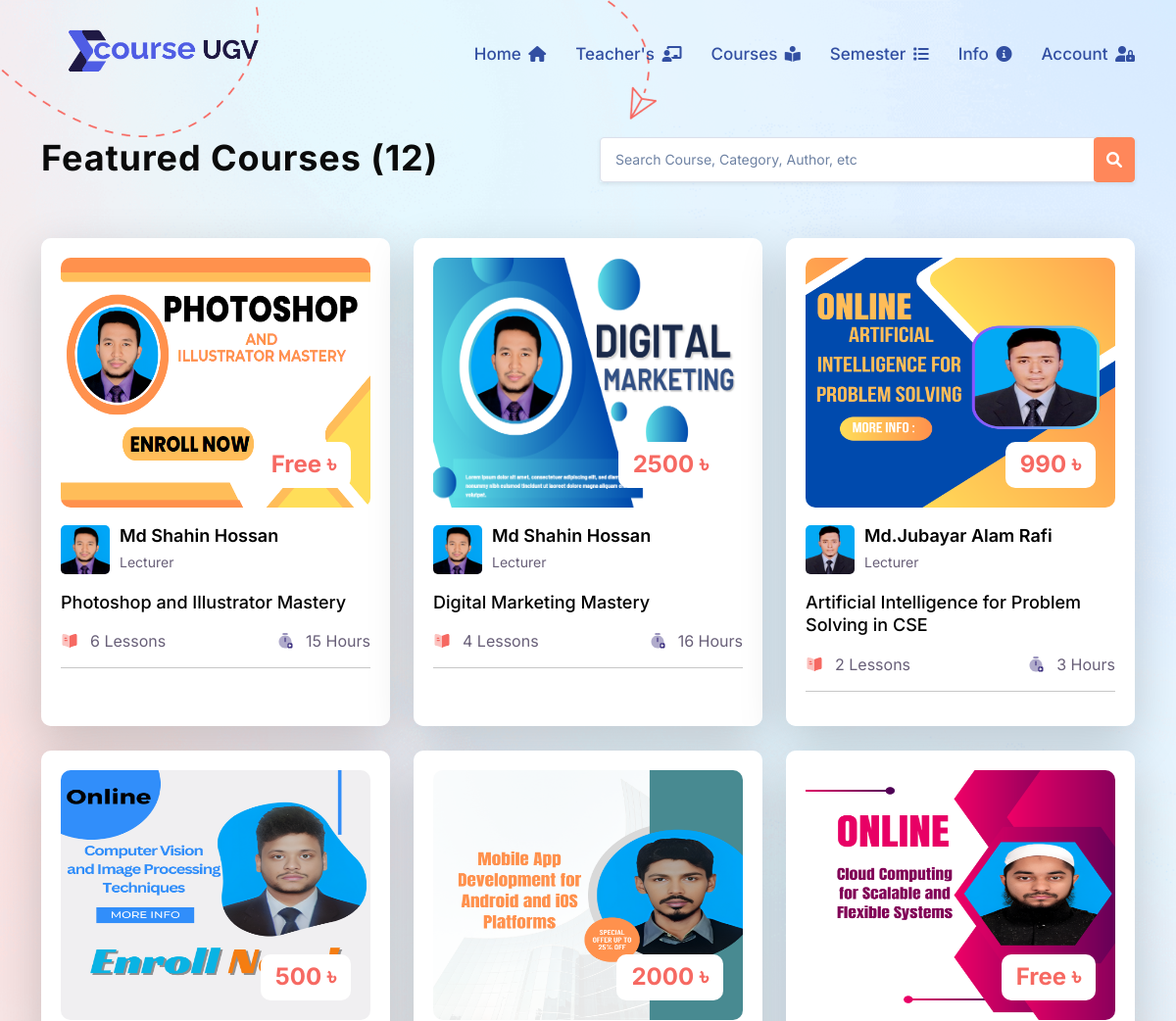
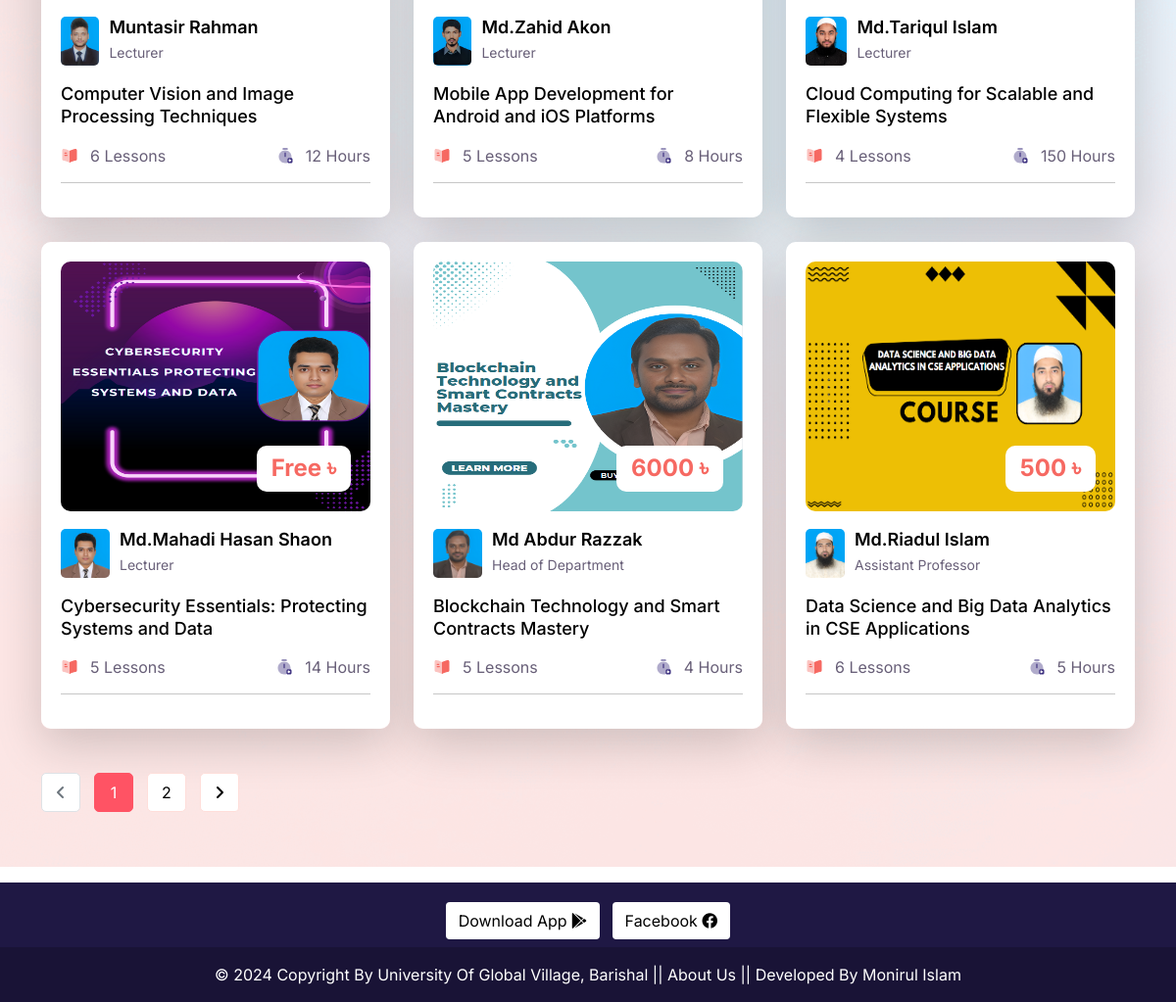
Page /courses/ on the committed database (2 pictures, top to bottom).
### lms/models.py (models this page shows, shortened)
class SiteInfo(models.Model):
    site_name = models.CharField(max_length=50)
    site_logo = models.ImageField(
        upload_to="site_logo/",
        validators=[FileExtensionValidator(allowed_extensions=['png','jpeg','jpg'])]
        )
    phone_regex = RegexValidator(
        regex=r'^\+?1?\d{9,15}$',
        message="Phone number must be entered in the format: '+088'. Up to 15 digits allowed."
    )
    phone = models.CharField(validators=[phone_regex], max_length=15)

class Course(models.Model):
    ADVANCED = 'Advanced'
    INTERMEDIATE = 'Intermediate'
    BASIC = 'Basic'
    SKILL_CHOICES = [
        (ADVANCED,'Advanced'),
        (INTERMEDIATE,'Intermediate'),
        ( BASIC ,'Basic'),
    ]
    BANGLA = 'Bangla'
    ENGLISH = 'English'
    LANGUAGE_CHOOSE = [
        (BANGLA ,'Bangla'),
        (ENGLISH ,'English'),
    ]
    author = models.ForeignKey(Author, related_name='course_author', on_delete=models.CASCADE)
    category = models.ForeignKey(Category, related_name='course_category', on_delete=models.CASCADE)
    title = models.CharField(max_length=300, unique=True)
    slug = models.SlugField( max_length=350, null=True, blank=True)
    duration = models.PositiveIntegerField(default=0)
    skill_level = models.CharField(max_length=50, choices=SKILL_CHOICES, default=BASIC)
    language = models.CharField(max_length=20, choices=LANGUAGE_CHOOSE, default=BANGLA)
    course_details = RichTextField()
    banner = models.ImageField(
        upload_to='courses_banner/',
        validators=[FileExtensionValidator(allowed_extensions=['jpg', 'jpeg', 'png'])]
        )
    price = models.PositiveIntegerField(default=0)
    created_date = models.DateTimeField(auto_now_add=True)

class Author(models.Model):
    name = models.CharField(max_length=100, unique=True)
    image = models.ImageField(
        upload_to='author_images/',
        validators=[FileExtensionValidator(allowed_extensions=['jpg', 'jpeg', 'png'])]
        )
    designation = models.CharField(max_length=150)
    phone_regex = RegexValidator(
        regex=r'^\+?1?\d{9,15}$',  # Example regex for international phone numbers
        message="Phone number must be entered in the format: '+880 1XXX NNNNNN'. Up to 15 digits allowed."
    )
    phone_number = models.CharField(validators=[phone_regex], max_length=16, blank=True, null=True)
    email =models.EmailField(max_length=50)
    slug = models.SlugField(null=True, blank=True)

### lms/views.py (the view)
# urls.py: path('courses/', courses, name='courses'),
def courses(request):
    course = Course.objects.all()
    total_course = course.count()
    queryset = Course.objects.order_by('-created_date')
    page = request.GET.get('page',1)
    paginator = Paginator(queryset,9)
    try:
        courses = paginator.page(page)
    except EmptyPage:
        courses = paginator.page(1)
    except PageNotAnInteger:
        courses = paginator.page(1)
        return redirect('home')
    context = {
        'courses': courses,
        'paginator': paginator,
        'total_course':total_course,
    }
    return render (request, 'courses.html', context)

### lms/context_processors.py (called while the page is built)
def get_all_categories(request):
    categories = Category.objects.all()
    category_counts = []
    for category in categories:
        course_count = Course.objects.filter(category=category).count()
        if course_count > 0:  # Only include non-empty categories
            category_counts.append({'category': category, 'course_count': course_count})
    context = {
        "categories":categories,
        "category_counts": category_counts,
    }
    return context

def siteinfo(request):
    siteinfo = SiteInfo.objects.all()
    context ={
        'siteinfo': siteinfo,
    }
    return context

### templates/courses.html (shortened to what this page needs)
{% extends 'base.html' %}
{% load static %}
{% block content %}
<section class="section new-course">
  <div class="container">
    <div class="row" style="padding-top: 60px;">
      <div class="col-md-6">
        <div class="section-sub-head">
          <h2>Featured Courses ({{total_course}})</h2>
        </div>
      </div>
      <div class="col-md-6 ">
        <form class="form-inline shadow-sm" method="GET" action="{% url 'search' %}">
          <div class="input-group align-items-stretch">
              <input type="text" class="form-control" placeholder="Search Course, Category, Author, etc" name="search">
              <div class="input-group-append">
                  <button style="line-height: 2;" class="btn btn-primary" type="submit"><i class="fas fa-search"></i></button>
              </div>
          </div>
      </form>
      </div>
    </div>
    <div class="course-feature">
      <div class="row">
        {% for course in courses %}
        {% include 'course_card.html' %}
        {% endfor %}
    </div>
    {% include 'pagination.html' %}
  </div>
</section>
{% endblock content %}

### templates/header.html (shortened to what this page needs)
{% load static %}
  <header class="header header-two">
    <div class="header-fixed">
      <nav class="navbar navbar-expand-lg header-nav scroll-sticky">
        <div class="container">
          <div class="navbar-header">
            {% for site in siteinfo %}
            <a href="{% url 'home' %}" class="navbar-brand logo ">
              <img  src="{{site.site_logo.url}}" class="myimg" alt="Logo" />
            </a>
            {% endfor %}
          </div>
          <div class="main-menu-wrapper">
            <ul class="main-nav">
              <li>
                <a href="{% url 'home' %}">Home <i class="fa-solid fa-house" style="font-size: 16px;"></i></a>
              </li>
              <li>
                <a href="{% url 'author_list' %}">Teacher's <i class="fas fa-chalkboard-teacher" style="font-size: 16px;"></i></a>
              </li>
              <li >
                <a href="{% url 'courses' %}">Courses <i class="fa-solid fa-book-open-reader" style="font-size: 16px;"></i></a>
              </li>
              <li class="has-submenu menu-effect" >
                <a href="javascript:void(0)">Semester <i class="fa-solid fa-list" style="font-size: 16px;"></i></a>
              </li>
              <li class="has-submenu menu-effect">
                <a href="javascript:void(0)">Info <i class="fa-solid fa-circle-info" style="font-size: 16px;"></i></a>
              </li>
              {% if request.user.is_authenticated %}
              <li class="has-submenu menu-effect">
                <a href="javascript:void(0)"> {{request.user.username}}<i class="fa-solid fa-circle-chevron-down" style="font-size: 16px;"></i></a>
                <ul class="submenu">
                  <li><a href="{% url 'dashboard' %}"><i class="fa fa-shopping-cart" aria-hidden="true"></i> Enrolled Courses</a></li>
                  <li><a href="{% url 'wishlist' %}"><i class="fa fa-bookmark"></i> Wishlist Courses</a></li>
                  <li><a href="{% url 'change_password' %}"><i class="fa fa-bookmark"></i> Change Password</a></li>
                  <li><a href="{% url 'logout' %}"><i class="fa fa-sign-out" aria-hidden="true"></i> Logout</a></li>
                </ul>
              </li>
              {% else %}
              <li class="has-submenu menu-effect">
                <a href="javascript:void(0)">Account <i class="fa-solid fa-user-lock" style="font-size: 16px;"></i></a>
              </li>
              {% endif %}
            </ul>
          </div>
        </div>
      </nav>
    </div>
  </header>

### templates/course_card.html (shortened to what this page needs)
{% load static %}
<div class="col-lg-4 col-md-6 d-flex ">
    <div class="course-box d-flex aos shadow-lg" data-aos="fade-up">
      <div class="product">
        <div class="product-img">
          <a href="{% url 'course_details' course.slug %}">
            <img
              class="img-fluid"
              style="width: 380px; height: 255px;"
              alt="{{course.title}}"
              src="{{course.banner.url}}"
            />
          </a>
          <div class="price">
            <h3>{{ course.price|default:"Free" }} &#2547;</h3>
          </div>
        </div>
        <div class="product-content">
          <div class="course-group d-flex">
            <div class="course-group-img d-flex">
                {% if course.author.slug %}
                    <a href="{% url 'author_details' course.author.slug %}">
                        <img src="{{ course.author.image.url }}" alt="{{ course.author.name }}" class="img-fluid" />
                    </a>
                    <div class="course-name">
                        <h4>
                            <a href="{% url 'author_details' course.author.slug %}">{{ course.author.name }}</a>
                        </h4>
                        <p>{{ course.author.designation }}</p>
                    </div>
                {% endif %}
            </div>
        </div>
          <h3 class="title instructor-text">
            <a href="{% url 'course_details' course.slug %}"
              >{{course.title}}</a
            >
          </h3>
          <div class="course-info d-flex align-items-center">
            <div class="rating-img d-flex align-items-center">
              <img
                src="{% static 'assets/img/icon/icon-01.svg' %}"
                alt
              />
              <p>{{course.videos.all.count }} Lessons</p>
            </div>
            <div class="course-view d-flex align-items-center">
              <img
                src="{% static 'assets/img/icon/icon-02.svg' %}"
                alt
              />
              <p>{{course.duration}} Hours</p>
            </div>
          </div>
        </div>
      </div>
    </div>
</div>

### lms/static/assets/css/custom.css (style rules this page uses)
.price { min-width: 64px !important; padding: 9px 15px; }
.myimg { max-width: 250px !important; }

### rows in the picture
SiteInfo: site_logo (picture)
Course: banner (picture), price "Free", author.image (picture), author.name "Md Shahin Hossan", author.designation "Lecturer", title "Photoshop and Illustrator Mastery", videos.all.count "6", duration "15"
Course: banner (picture), price "2500", author.image (picture), author.name "Md Shahin Hossan", author.designation "Lecturer", title "Digital Marketing Mastery", videos.all.count "4", duration "16"
Course: banner (picture), price "990", author.image (picture), author.name "Md.Jubayar Alam Rafi", author.designation "Lecturer", title "Artificial Intelligence for Problem Solving in CSE", videos.all.count "2", duration "3"
Course: banner (picture), price "500", author.image (picture), author.name "Muntasir Rahman", author.designation "Lecturer", title "Computer Vision and Image Processing Techniques", videos.all.count "6", duration "12"
Course: banner (picture), price "2000", author.image (picture), author.name "Md.Zahid Akon", author.designation "Lecturer", title "Mobile App Development for Android and iOS Platforms", videos.all.count "5", duration "8"
Course: banner (picture), price "Free", author.image (picture), author.name "Md.Tariqul Islam", author.designation "Lecturer", title "Cloud Computing for Scalable and Flexible Systems", videos.all.count "4", duration "150"
Course: banner (picture), price "Free", author.image (picture), author.name "Md.Mahadi Hasan Shaon", author.designation "Lecturer", title "Cybersecurity Essentials: Protecting Systems and Data", videos.all.count "5", duration "14"
Course: banner (picture), price "6000", author.image (picture), author.name "Md Abdur Razzak", author.designation "Head of Department", title "Blockchain Technology and Smart Contracts Mastery", videos.all.count "5", duration "4"
Course: banner (picture), price "500", author.image (picture), author.name "Md.Riadul Islam", author.designation "Assistant Professor", title "Data Science and Big Data Analytics in CSE Applications", videos.all.count "6", duration "5"

### other values in the picture
{{ total_course }} "12"
{{ page_number }} "1"
{{ page_number }} "2"
